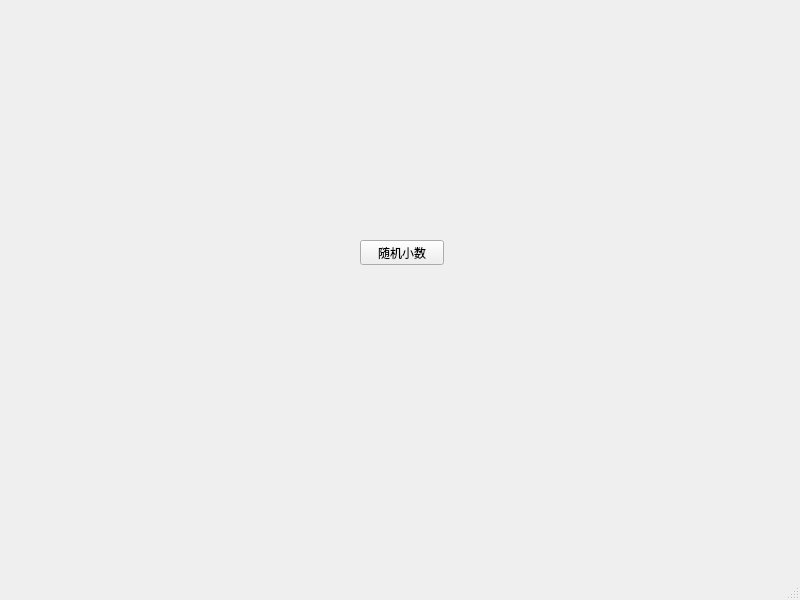
<?xml version="1.0" encoding="UTF-8"?>
<ui version="4.0">
 <class>MainWindow</class>
 <widget class="QMainWindow" name="MainWindow">
  <property name="geometry">
   <rect>
    <x>0</x>
    <y>0</y>
    <width>800</width>
    <height>600</height>
   </rect>
  </property>
  <property name="windowTitle">
   <string>MainWindow</string>
  </property>
  <widget class="QWidget" name="centralwidget">
   <widget class="QPushButton" name="btn_rand_decimals">
    <property name="geometry">
     <rect>
      <x>360</x>
      <y>240</y>
      <width>84</width>
      <height>25</height>
     </rect>
    </property>
    <property name="text">
     <string>随机小数</string>
    </property>
   </widget>
  </widget>
  <widget class="QMenuBar" name="menubar">
   <property name="geometry">
    <rect>
     <x>0</x>
     <y>0</y>
     <width>800</width>
     <height>26</height>
    </rect>
   </property>
  </widget>
  <widget class="QStatusBar" name="statusbar"/>
 </widget>
 <resources/>
 <connections/>
</ui>
